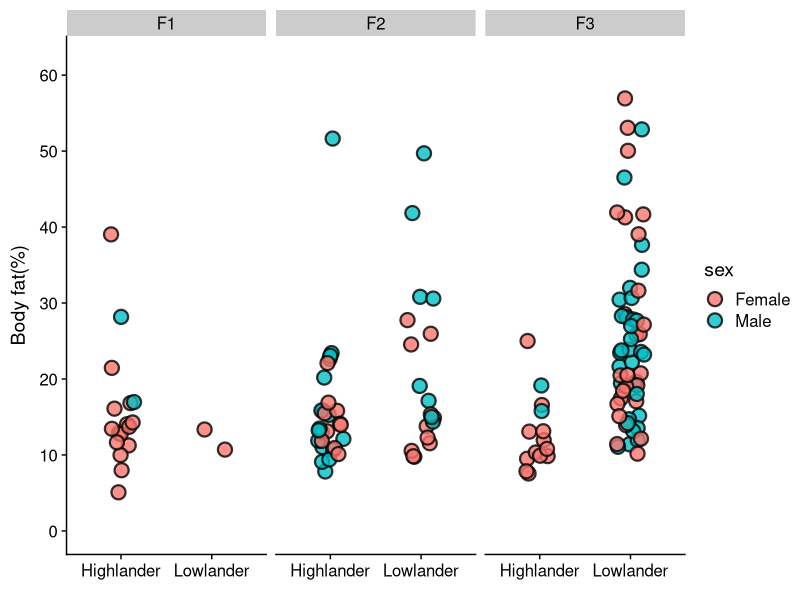
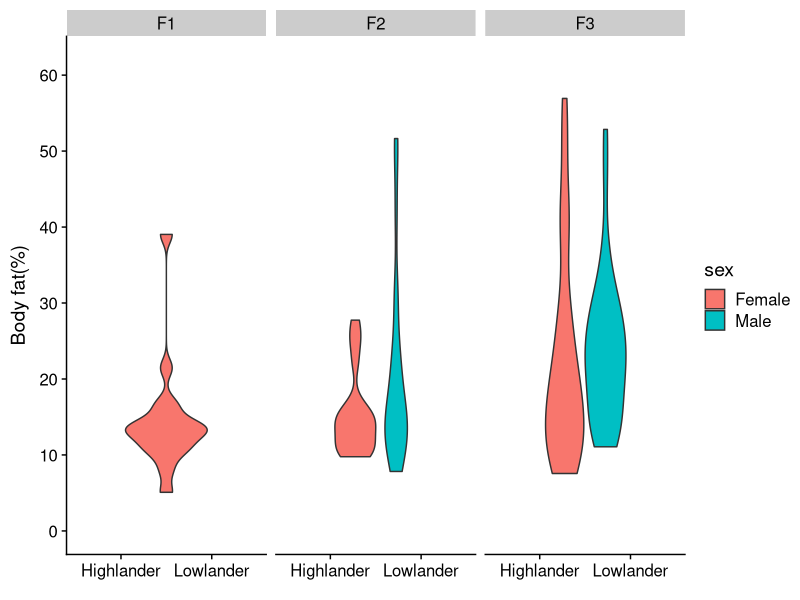
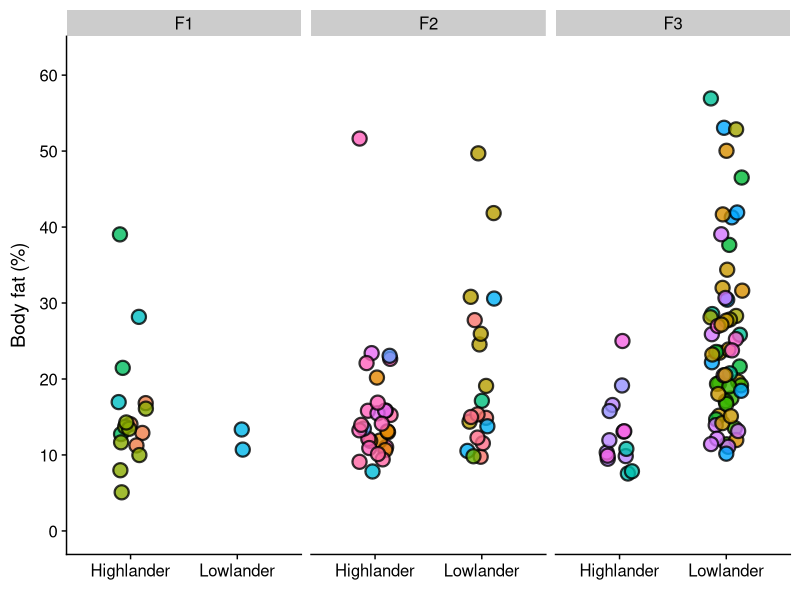
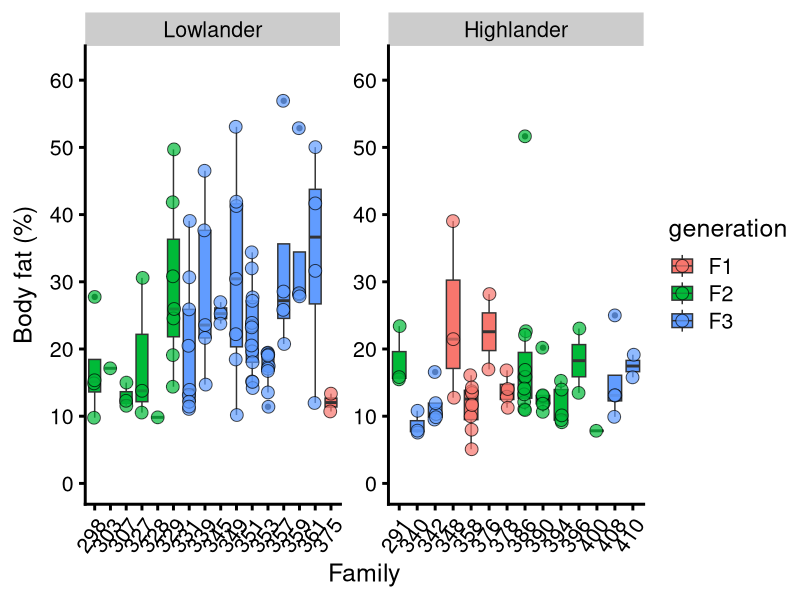
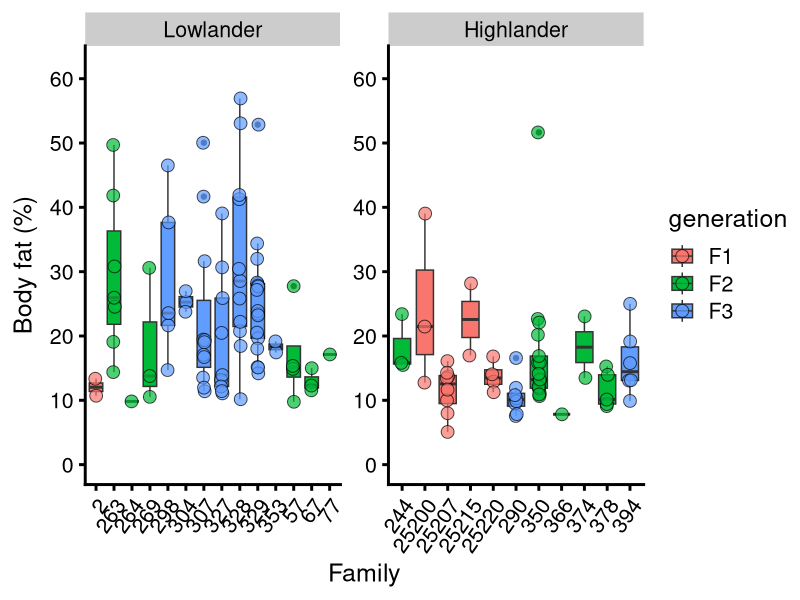
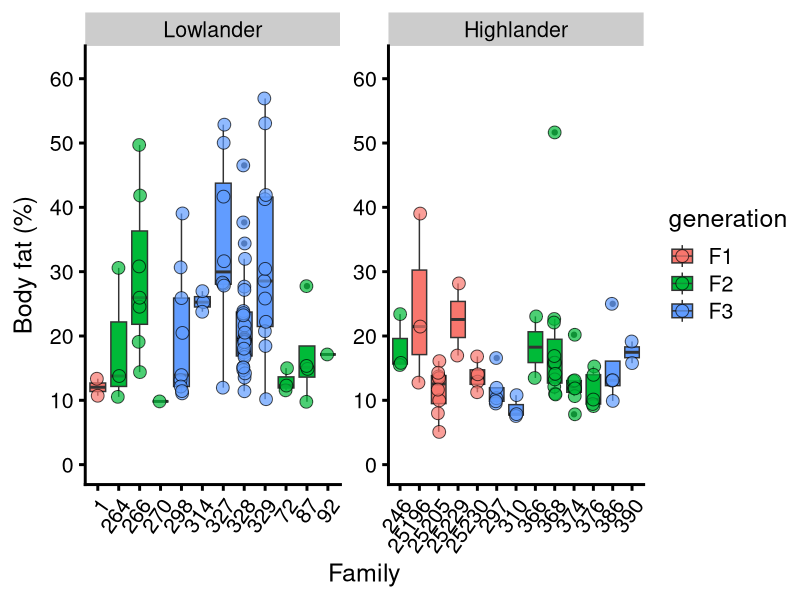
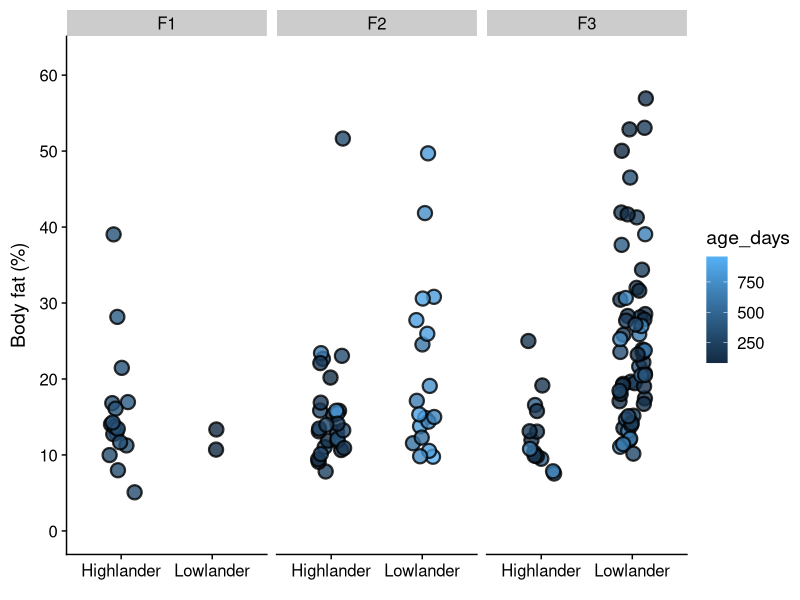
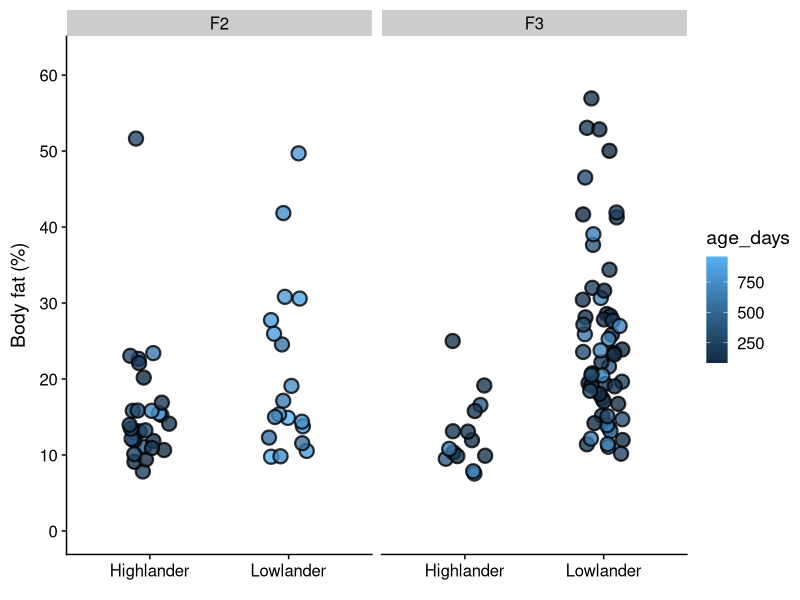

Source code (R) for these figures, in order:
# Body composition analysis
#
# Author: D. Somo
# Date created: 13 May 2024
##############################################################

# Needed packages
library(tidyverse)
library(cowplot)

# Read in data
bc_data <- readr::read_csv("./DeerMice_GenerationBodyComp_Data_v1.0_DAS_Through25July2024_EvanPracticeCopy - Copy.csv")
bc_data

# ~~~~~~~~~~~~~~
#
# Data cleaning
#
# ~~~~~~~~~~~~~~
bc_data$native_alt[bc_data$native_alt == "Highlasnders"] <- "Highlanders" # Fix typo

# Counts for generation and population
table(bc_data$native_alt, bc_data$generation) # No F1 lowlanders

bc_data$native_alt[bc_data$native_alt == "Highlanders"] <- "Highlander" # Make label uniform
bc_data$native_alt[bc_data$native_alt == "Lowlanders"] <- "Lowlander" # Make label uniform

table(bc_data$native_alt, bc_data$generation)

# Number of different familes for each population and generation
table(bc_data$native_alt, bc_data$family, bc_data$generation)

table(bc_data$population)

bc_data$population[bc_data$population == "MSB" |
                     bc_data$population == "ME"] <- "MBS"

table(bc_data$population)
# ~~~~~~~~~~~~~~~~~~~~~~~~~
# End data cleaning section
# ~~~~~~~~~~~~~~~~~~~~~~~~~


######### Evan addition

write.csv(bc_data, "./testing_write_to_csv_for_deer_mice.csv")

######### end Evan addition

### ~~~~~~~~~~~~~~~
###
### Visualize data:
###
### ~~~~~~~~~~~~~~~

### Fill by sex
bc_data |> 
  ggplot(aes(x=native_alt, y=fat_percent, fill = sex))+
  geom_jitter(width = 0.15, height = 0, 
              shape = 21, size = 4, alpha = 0.8, stroke = 1.15)+
  facet_wrap("generation")+
  scale_x_discrete(name = element_blank())+
  scale_y_continuous(name = expression(paste("Body fat(%)")),
                     limits = c(0,62),
                     breaks = seq(0,60,10))+
  theme_cowplot()

bc_data |> 
  ggplot(aes(x=native_alt, y=fat_percent, fill = sex, group = sex))+
  geom_violin()+
  facet_wrap("generation")+
  scale_x_discrete(name = element_blank())+
  scale_y_continuous(name = expression(paste("Body fat(%)")),
                     limits = c(0,62),
                     breaks = seq(0,60,10))+
  theme_cowplot()

### Fill by family <<<------- Crucial section!

# Generate a random number for each family
bc_fam_rand_data <- bc_data |> 
  group_by(family) |> 
  mutate(random_family_numbers = runif(1)) |> 
  ungroup()

bc_fam_rand_data |> 
  ggplot(aes(x=native_alt, y=fat_percent, fill = as.character(random_family_numbers)))+
  geom_jitter(width = 0.15, height = 0, 
              shape = 21, size = 4, alpha = 0.8, stroke = 1.15)+
  facet_wrap("generation")+
  guides(fill = "none")+
  scale_x_discrete(name = element_blank())+
  scale_y_continuous(name = expression(paste("Body fat (%)")),
                     limits = c(0,62),
                     breaks = seq(0,60,10))+
  theme_cowplot()

##
## ~~~~~~~~~~~~~~~~~~~~~~~~~
## Plot body comp by family
## ~~~~~~~~~~~~~~~~~~~~~~~~~
##

bc_data %>% 
  dplyr::mutate(fam_chr = as.character(family),
                pop_alt = if_else(population == "KN","Lowlander","Highlander"),
                pop_alt_fct = forcats::as_factor(pop_alt),
                pop_alt_ord_var = if_else(pop_alt == "Lowlander",1,2),
                pop_alt_ord_fct = forcats::fct_reorder(pop_alt_fct, pop_alt_ord_var)) %>% 
  ggplot(aes(x=fam_chr, y=fat_percent, fill=generation))+
  geom_boxplot()+
  geom_jitter(shape=21, size=4, alpha=0.7,
              width=0.05, height=0)+
  scale_y_continuous(name = expression(paste("Body fat (%)")),
                     limits = c(0,62),
                     breaks = seq(0,60,10))+
  scale_x_discrete(name="Family")+
  facet_wrap(~ pop_alt_ord_fct,
             scales="free")+
  theme_cowplot(font_size=18,
                line_size=1)+
  theme(axis.text.x = element_text(angle=55, vjust=1, hjust=1))

##
## ~~~~~~~~~~~~~~~~~~~~~~~~~~~~~~~~~~
## Plot body comp by Father's family
## ~~~~~~~~~~~~~~~~~~~~~~~~~~~~~~~~~~
##

bc_data %>% 
  dplyr::mutate(fam_dad_chr = as.character(father_fam),
                pop_alt = if_else(population == "KN","Lowlander","Highlander"),
                pop_alt_fct = forcats::as_factor(pop_alt),
                pop_alt_ord_var = if_else(pop_alt == "Lowlander",1,2),
                pop_alt_ord_fct = forcats::fct_reorder(pop_alt_fct, pop_alt_ord_var)) %>% 
  ggplot(aes(x=fam_dad_chr, y=fat_percent, fill=generation))+
  geom_boxplot()+
  geom_jitter(shape=21, size=4, alpha=0.7,
              width=0.05, height=0)+
  scale_y_continuous(name = expression(paste("Body fat (%)")),
                     limits = c(0,62),
                     breaks = seq(0,60,10))+
  scale_x_discrete(name="Family")+
  facet_wrap(~ pop_alt_ord_fct,
             scales="free")+
  theme_cowplot(font_size=18,
                line_size=1)+
  theme(axis.text.x = element_text(angle=55, vjust=1, hjust=1))


##
## ~~~~~~~~~~~~~~~~~~~~~~~~~~~~~~~~~~
## Plot body comp by Mother's family
## ~~~~~~~~~~~~~~~~~~~~~~~~~~~~~~~~~~
##

bc_data %>% 
  dplyr::mutate(fam_mom_chr = as.character(mother_fam),
                pop_alt = if_else(population == "KN","Lowlander","Highlander"),
                pop_alt_fct = forcats::as_factor(pop_alt),
                pop_alt_ord_var = if_else(pop_alt == "Lowlander",1,2),
                pop_alt_ord_fct = forcats::fct_reorder(pop_alt_fct, pop_alt_ord_var)) %>% 
  ggplot(aes(x=fam_mom_chr, y=fat_percent, fill=generation))+
  geom_boxplot()+
  geom_jitter(shape=21, size=4, alpha=0.7,
              width=0.05, height=0)+
  scale_y_continuous(name = expression(paste("Body fat (%)")),
                     limits = c(0,62),
                     breaks = seq(0,60,10))+
  scale_x_discrete(name="Family")+
  facet_wrap(~ pop_alt_ord_fct,
             scales="free")+
  theme_cowplot(font_size=18,
                line_size=1)+
  theme(axis.text.x = element_text(angle=55, vjust=1, hjust=1))

### Fill by age
bc_data |> 
  ggplot(aes(x=native_alt, y=fat_percent, fill = age_days))+
  geom_jitter(width = 0.15, height = 0, 
              shape = 21, size = 4, alpha = 0.8, stroke = 1.15)+
  facet_wrap("generation")+
  scale_x_discrete(name = element_blank())+
  scale_y_continuous(name = expression(paste("Body fat (%)")),
                     limits = c(0,62),
                     breaks = seq(0,60,10))+
  theme_cowplot()

# F2 F3 only
bc_data |> 
  dplyr::filter(generation != "F1") %>% 
  ggplot(aes(x=native_alt, y=fat_percent, fill = age_days))+
  geom_jitter(width = 0.15, height = 0, 
              shape = 21, size = 4, alpha = 0.8, stroke = 1.15)+
  facet_wrap("generation")+
  scale_x_discrete(name = element_blank())+
  scale_y_continuous(name = expression(paste("Body fat (%)")),
                     limits = c(0,62),
                     breaks = seq(0,60,10))+
  theme_cowplot()


### Visualize age effect
bc_data |>
  ggplot(aes(x=age_days, y=fat_percent, fill=sex, shape=generation))+
  geom_point(size=4)+
  scale_shape_manual(values = c(21,22,23))+
  scale_x_continuous(name = expression(paste("Age (days)")),
                     limits = c(0,1000),
                     breaks = seq(0,1000,200))+
  guides(fill=guide_legend(override.aes = list(shape=21)))+
  theme_cowplot()

# Just F2 F3
bc_data |>
  dplyr::filter(generation != "F1") %>% 
  ggplot(aes(x=age_days, y=fat_percent, fill=sex, shape=generation))+
  geom_point(size=4)+
  scale_shape_manual(values = c(21,22,23))+
  scale_x_continuous(name = expression(paste("Age (days)")),
                     limits = c(0,1000),
                     breaks = seq(0,1000,200))+
  guides(fill=guide_legend(override.aes = list(shape=21)))+
  theme_cowplot()


bc_data |>
  ggplot(aes(x=age_days, y=fat_percent, fill=native_alt))+
  geom_point(shape=21, size=4, alpha=0.8, stroke=1.15)+
  scale_x_continuous(name = expression(paste("Age (days)")),
                     limits = c(0,1000),
                     breaks = seq(0,1000,250))+
  facet_wrap("generation")+
  #scale_shape_manual(values = c(21,25))+
  #guides(fill=guide_legend(override.aes = list(shape=21)))+
  scale_y_continuous(name = expression(paste("Body fat (%)")),
                     limits = c(0,62),
                     breaks = seq(0,60,10))+
  theme_cowplot()

# F2 F3 only
bc_data |>
  dplyr::filter(generation != "F1") %>% 
  ggplot(aes(x=age_days, y=fat_percent, fill=native_alt))+
  geom_point(shape=21, size=4, alpha=0.8, stroke=1.15)+
  scale_x_continuous(name = expression(paste("Age (days)")),
                     limits = c(0,1000),
                     breaks = seq(0,1000,250))+
  facet_wrap("generation")+
  #scale_shape_manual(values = c(21,25))+
  #guides(fill=guide_legend(override.aes = list(shape=21)))+
  scale_y_continuous(name = expression(paste("Body fat (%)")),
                     limits = c(0,62),
                     breaks = seq(0,60,10))+
  theme_cowplot()

